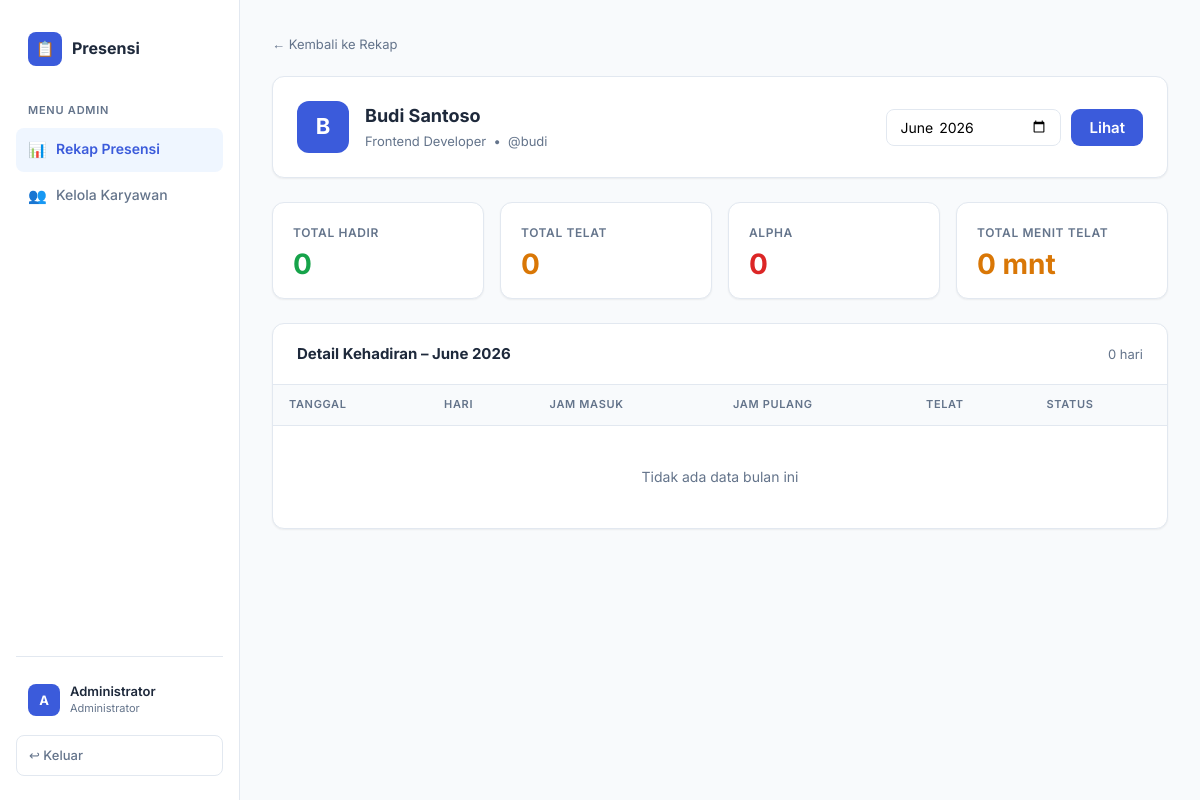
The app's page /rekap_karyawan.php?id=1&bulan=2026-06 (signed in) with its own data.
### tables this page shows
CREATE TABLE IF NOT EXISTS `karyawan` (
  `id`       INT AUTO_INCREMENT PRIMARY KEY,
  `nama`     VARCHAR(100) NOT NULL,
  `username` VARCHAR(50)  NOT NULL UNIQUE,
  `password` VARCHAR(255) NOT NULL,
  `jabatan`  VARCHAR(100) DEFAULT NULL,
  `created_at` TIMESTAMP DEFAULT CURRENT_TIMESTAMP
);

### rekap_karyawan.php (the view, shortened to what this page needs)
<?php
require_once 'config.php';
$id = (int)($_GET['id'] ?? 0);
$stmt = $conn->prepare("SELECT * FROM karyawan WHERE id = ?");
$stmt->bind_param("i", $id);
$stmt->execute();
$karyawan = $stmt->get_result()->fetch_assoc();
$bulan = $_GET['bulan'] ?? date('Y-m');
$stmt2 = $conn->prepare("SELECT * FROM presensi WHERE karyawan_id = ? AND DATE_FORMAT(tanggal,'%Y-%m') = ? ORDER BY tanggal DESC");
$stmt2->bind_param("is", $id, $bulan);
$stmt2->execute();
$rekap = $stmt2->get_result()->fetch_all(MYSQLI_ASSOC);
$stmt3 = $conn->prepare("SELECT
    COUNT(*) as total,
    SUM(predikat='hadir') as hadir,
    SUM(predikat='telat') as telat,
    SUM(predikat='alpha') as alpha,
    SUM(menit_telat) as total_menit_telat
  FROM presensi WHERE karyawan_id = ? AND DATE_FORMAT(tanggal,'%Y-%m') = ?");
$stmt3->bind_param("is", $id, $bulan);
$stmt3->execute();
$stats = $stmt3->get_result()->fetch_assoc();
?>
<!DOCTYPE html>
<html lang="id">
<head>
  <link rel="stylesheet" href="css/style.css">
</head>
<body>
<div class="layout">
  <aside class="sidebar">
    <div class="sidebar-logo">
      <div class="logo-icon">📋</div>
      <span>Presensi</span>
    </div>
    <div class="sidebar-label">Menu Admin</div>
    <a href="dashboard_admin.php" class="nav-item active"><span class="icon">📊</span> Rekap Presensi</a>
    <a href="kelola_karyawan.php" class="nav-item"><span class="icon">👥</span> Kelola Karyawan</a>
    <div class="sidebar-footer">
      <div class="user-badge">
        <div class="avatar"><?= strtoupper(substr($_SESSION['nama'],0,1)) ?></div>
        <div class="info">
          <div class="name"><?= htmlspecialchars($_SESSION['nama']) ?></div>
          <div class="role">Administrator</div>
        </div>
      </div>
      <a href="logout.php" class="btn-logout">↩ Keluar</a>
    </div>
  </aside>
  <main class="main">
    <div style="margin-bottom:20px">
      <a href="dashboard_admin.php" style="font-size:13px;color:var(--muted);text-decoration:none">← Kembali ke Rekap</a>
    </div>
    <div class="card" style="padding:24px;margin-bottom:24px">
      <div style="display:flex;align-items:center;gap:16px">
        <div style="width:52px;height:52px;background:var(--primary);border-radius:12px;display:flex;align-items:center;justify-content:center;color:#fff;font-size:22px;font-weight:700;flex-shrink:0">
          <?= strtoupper(substr($karyawan['nama'],0,1)) ?>
        </div>
        <div>
          <div style="font-size:18px;font-weight:700"><?= htmlspecialchars($karyawan['nama']) ?></div>
          <div style="font-size:13px;color:var(--muted)"><?= htmlspecialchars($karyawan['jabatan'] ?? 'Karyawan') ?> &nbsp;•&nbsp; @<?= htmlspecialchars($karyawan['username']) ?></div>
        </div>
        <form method="GET" style="margin-left:auto;display:flex;gap:10px;align-items:center">
          <input type="month" name="bulan" value="<?= $bulan ?>" style="padding:8px 12px;border:1.5px solid var(--border);border-radius:8px;font-family:inherit;font-size:14px;outline:none">
          <button type="submit" class="btn-primary" style="width:auto;padding:9px 18px;margin:0">Lihat</button>
        </form>
      </div>
    </div>
    <div class="stats-grid" style="margin-bottom:24px">
      <div class="stat-card">
        <div class="label">Total Hadir</div>
        <div class="value green"><?= $stats['hadir'] ?? 0 ?></div>
      </div>
      <div class="stat-card">
        <div class="label">Total Telat</div>
        <div class="value yellow"><?= $stats['telat'] ?? 0 ?></div>
      </div>
      <div class="stat-card">
        <div class="label">Alpha</div>
        <div class="value red"><?= $stats['alpha'] ?? 0 ?></div>
      </div>
      <div class="stat-card">
        <div class="label">Total Menit Telat</div>
        <div class="value yellow"><?= $stats['total_menit_telat'] ?? 0 ?> mnt</div>
      </div>
    </div>
    <div class="card">
      <div class="card-header">
        <h3>Detail Kehadiran – <?= date('F Y', strtotime($bulan.'-01')) ?></h3>
        <span style="font-size:13px;color:var(--muted)"><?= count($rekap) ?> hari</span>
      </div>
      <div class="table-wrap">
        <table>
          <thead>
            <tr>
              <th>Tanggal</th>
              <th>Hari</th>
              <th>Jam Masuk</th>
              <th>Jam Pulang</th>
              <th>Telat</th>
              <th>Status</th>
            </tr>
          </thead>
          <tbody>
            <?php if (empty($rekap)): ?>
              <tr><td colspan="6" style="text-align:center;color:var(--muted);padding:40px">Tidak ada data bulan ini</td></tr>
            <?php endif; ?>
          </tbody>
        </table>
      </div>
    </div>
  </main>
</div>
</body>
</html>

### css/style.css (style rules this page uses)
*, *::before, *::after { box-sizing: border-box; margin: 0; padding: 0; }
:root { --bg: #F8FAFC; --surface: #FFFFFF; --border: #E2E8F0; --primary: #3B5BDB; --primary-dk: #2F4AC7; --text: #1E293B; --muted: #64748B; --green: #16A34A; --green-bg: #DCFCE7; --red: #DC2626; --red-bg: #FEE2E2; --yellow: #D97706; --yellow-bg: #FEF9C3; --blue-bg: #EFF6FF; --radius: 12px; --shadow: 0 1px 3px rgba(0,0,0,.08), 0 4px 16px rgba(0,0,0,.06); --shadow-sm: 0 1px 2px rgba(0,0,0,.06); }
body { font-family: 'Inter', sans-serif; background: var(--bg); color: var(--text); min-height: 100vh; font-size: 15px; line-height: 1.6; }
.btn-primary { width: 100%; padding: 12px; background: var(--primary); color: #fff; border: none; border-radius: 9px; font-size: 15px; font-weight: 600; font-family: inherit; cursor: pointer; margin-top: 8px; transition: background .15s, transform .1s; }
.layout { display: flex; min-height: 100vh; }
.sidebar { width: 240px; background: var(--surface); border-right: 1px solid var(--border); display: flex; flex-direction: column; padding: 24px 16px; position: fixed; top: 0; left: 0; bottom: 0; z-index: 100; }
.sidebar-logo { display: flex; align-items: center; gap: 10px; padding: 8px 12px; margin-bottom: 28px; }
.sidebar-logo .logo-icon { width: 34px; height: 34px; background: var(--primary); border-radius: 8px; display: flex; align-items: center; justify-content: center; color: #fff; font-size: 15px; }
.sidebar-logo span { font-weight: 700; font-size: 16px; }
.sidebar-label { font-size: 11px; font-weight: 600; color: var(--muted); text-transform: uppercase; letter-spacing: .07em; padding: 0 12px; margin-bottom: 8px; }
.nav-item { display: flex; align-items: center; gap: 10px; padding: 10px 12px; border-radius: 8px; color: var(--muted); text-decoration: none; font-size: 14px; font-weight: 500; margin-bottom: 2px; transition: all .15s; }
.nav-item.active { background: var(--blue-bg); color: var(--primary); font-weight: 600; }
.nav-item .icon { width: 18px; text-align: center; font-size: 15px; }
.sidebar-footer { margin-top: auto; padding-top: 16px; border-top: 1px solid var(--border); }
.user-badge { display: flex; align-items: center; gap: 10px; padding: 10px 12px; border-radius: 8px; margin-bottom: 8px; }
.user-badge .avatar { width: 32px; height: 32px; background: var(--primary); border-radius: 8px; display: flex; align-items: center; justify-content: center; color: #fff; font-weight: 700; font-size: 13px; }
.user-badge .info .name { font-size: 13px; font-weight: 600; line-height: 1.3; }
.user-badge .info .role { font-size: 11px; color: var(--muted); }
.btn-logout { display: flex; align-items: center; gap: 8px; width: 100%; padding: 9px 12px; border: 1.5px solid var(--border); border-radius: 8px; background: transparent; color: var(--muted); font-size: 13px; font-weight: 500; font-family: inherit; cursor: pointer; transition: all .15s; text-decoration: none; }
.main { margin-left: 240px; flex: 1; padding: 32px; }
.stats-grid { display: grid; grid-template-columns: repeat(auto-fit, minmax(180px, 1fr)); gap: 16px; margin-bottom: 28px; }
.stat-card { background: var(--surface); border: 1px solid var(--border); border-radius: var(--radius); padding: 20px; box-shadow: var(--shadow-sm); }
.stat-card .label { font-size: 12px; font-weight: 600; color: var(--muted); text-transform: uppercase; letter-spacing: .05em; margin-bottom: 8px; }
.stat-card .value { font-size: 28px; font-weight: 700; line-height: 1; }
.stat-card .value.green { color: var(--green); }
.stat-card .value.red { color: var(--red); }
.stat-card .value.yellow { color: var(--yellow); }
.card { background: var(--surface); border: 1px solid var(--border); border-radius: var(--radius); box-shadow: var(--shadow-sm); overflow: hidden; }
.card-header { padding: 18px 24px; border-bottom: 1px solid var(--border); display: flex; align-items: center; justify-content: space-between; }
.card-header h3 { font-size: 15px; font-weight: 700; }
.table-wrap { overflow-x: auto; }
table { width: 100%; border-collapse: collapse; }
thead th { padding: 11px 16px; text-align: left; font-size: 11px; font-weight: 600; color: var(--muted); text-transform: uppercase; letter-spacing: .06em; background: var(--bg); border-bottom: 1px solid var(--border); }
tbody td { padding: 13px 16px; font-size: 14px; border-bottom: 1px solid #F1F5F9; }
tbody tr:last-child td { border-bottom: none; }

### records on screen
karyawan: nama "B", nama "Budi Santoso", jabatan "Frontend Developer", username "budi"

### other values on screen
substr($_SESSION['nama'],0,1) "A"
$_SESSION['nama'] "Administrator"
$stats['hadir'] "0"
$stats['telat'] "0"
$stats['alpha'] "0"
$stats['total_menit_telat'] "0"
count($rekap) "0"
